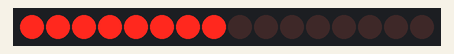
Simulated run of this sketch. Board: Arduino Uno, built with avr-gcc and run on an emulated ATmega328P. Shown: 16 shift-register outputs drawn as a row of LEDs (first output left, lit = HIGH). Wiring (inferred from the names in the program): 2 × shift register (74HC595): data pin 11; shift clock pin 12; latch pin 8. Wiring (inferred from the signals the program sends): row of LEDs: on Q0, Q1, Q2, Q3, Q4, Q5, Q6, Q7, Q8, Q9, Q10, Q11, Q12, Q13, Q14, Q15.

Above: at 0.12 s.
At 4.88 s:
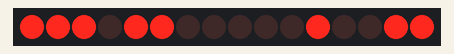
At 9.88 s:
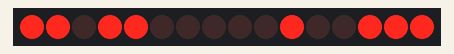
At 19.9 s:
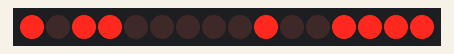
At 29.66 s:
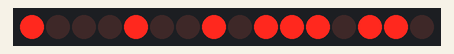
At 39.67 s:
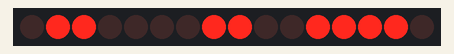
Timing chart, 0 to 40.0 s (numbered marks = the images above):
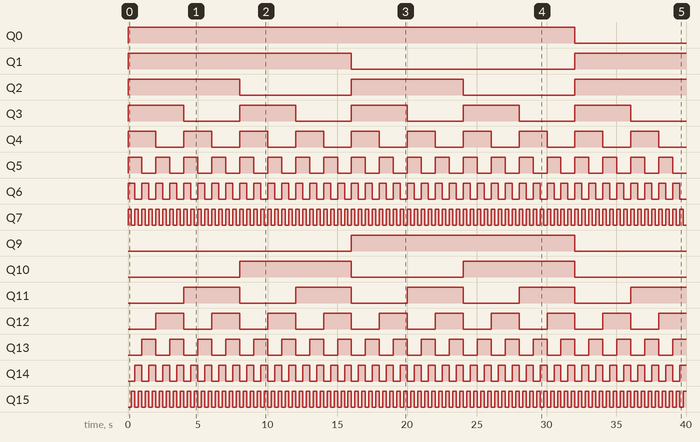

Measured:
- by itself, Q0: LOW → HIGH at 0.00 s, → LOW 32.0 s later
- by itself, Q1: LOW → HIGH at 0.00 s, → LOW 16.0 s later, → HIGH 16.0 s later
- by itself, Q2, Q10: alternates HIGH for 8.0 s and LOW for 8.0 s
- by itself, Q3, Q11: alternates HIGH for 4.0 s and LOW for 4.0 s
- by itself, Q4, Q12: alternates HIGH for 2.0 s and LOW for 2.0 s
- by itself, Q5, Q13: alternates HIGH for 1.0 s and LOW for 1.0 s
- by itself, Q6, Q14: alternates HIGH for 0.50 s and LOW for 0.50 s
- by itself, Q7, Q15: alternates HIGH for 0.25 s and LOW for 0.25 s

The sketch:

Project_16_-_Dual_8-Bit_Binary_Counters.ino
```cpp
// Project 16
//Pin connected to Pin 12 of 74HC595 (Latch)
int latchPin = 8;
//Pin connected to Pin 11 of 74HC595 (Clock)
int clockPin = 12;
//Pin connected to Pin 14 of 74HC595 (Data)
int dataPin = 11;
void setup() {
 //set pins to output
 pinMode(latchPin, OUTPUT);
 pinMode(clockPin, OUTPUT);
 pinMode(dataPin, OUTPUT);
}
void loop() {
 //count from 0 to 255
 for (int i = 0; i < 255; i++) {
 //set latchPin low to allow data flow
 digitalWrite(latchPin, LOW);
 shiftOut(i);
 shiftOut(255-i);
 //set latchPin to high to lock and send data
 digitalWrite(latchPin, HIGH);
 delay(250 );
 }
}
void shiftOut(byte dataOut) {
 // Shift out 8 bits LSB first,
 // on rising edge of clock
 boolean pinState;
 //clear shift register read for sending data
 digitalWrite(dataPin, LOW);
 digitalWrite(clockPin, LOW);
 // for each bit in dataOut send out a bit
 for (int i=0; i<=7; i++) {
 //set clockPin to LOW prior to sending bit
 digitalWrite(clockPin, LOW);
 // if the value of DataOut and (logical AND) a bitmask
 // are true, set pinState to 1 (HIGH)
 if ( dataOut & (1<<i) ) {

  pinState = HIGH;
 }
 else {
 pinState = LOW;
 }
 //sets dataPin to HIGH or LOW
 //depending on pinState
 digitalWrite(dataPin, pinState);
 //send bit out on rising edge of clock
 digitalWrite(clockPin, HIGH);
 digitalWrite(dataPin, LOW);
 }
 //stop shifting
 digitalWrite(clockPin, LOW);
}
```
